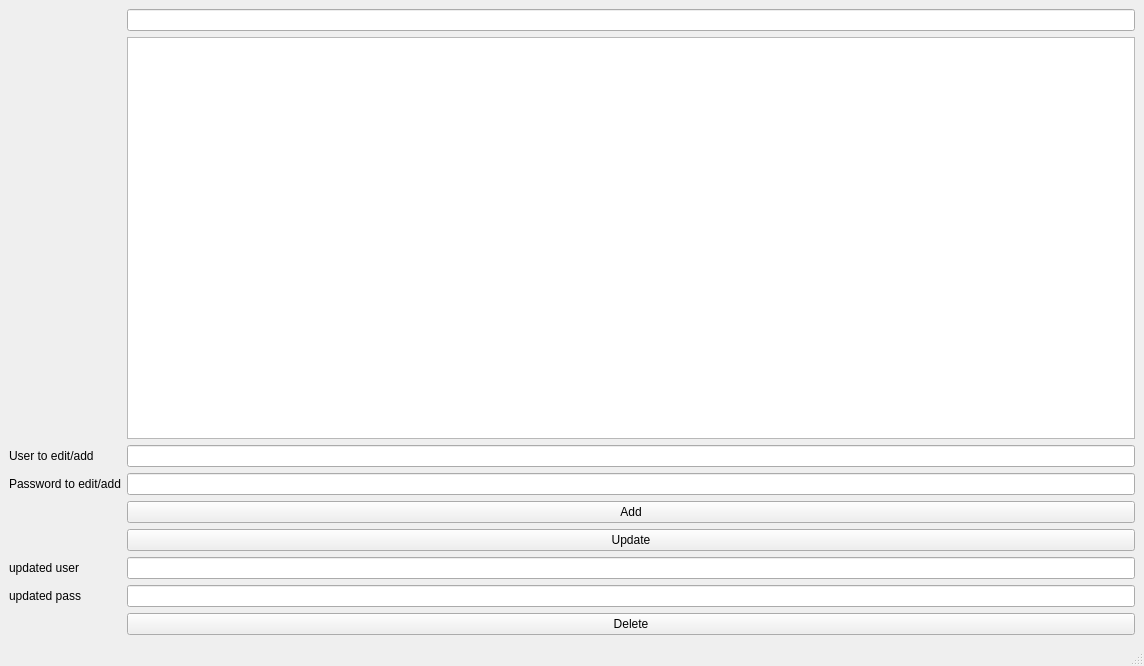
<?xml version="1.0" encoding="UTF-8"?>
<ui version="4.0">
 <class>MainWindow</class>
 <widget class="QMainWindow" name="MainWindow">
  <property name="geometry">
   <rect>
    <x>0</x>
    <y>0</y>
    <width>1144</width>
    <height>666</height>
   </rect>
  </property>
  <property name="windowTitle">
   <string>MainWindow</string>
  </property>
  <widget class="QWidget" name="centralwidget">
   <layout class="QGridLayout" name="gridLayout">
    <item row="5" column="1">
     <widget class="QPushButton" name="updatebtn">
      <property name="text">
       <string>Update</string>
      </property>
     </widget>
    </item>
    <item row="6" column="1">
     <widget class="QLineEdit" name="le_U_Update"/>
    </item>
    <item row="8" column="1">
     <widget class="QPushButton" name="detebtn">
      <property name="text">
       <string>Delete</string>
      </property>
     </widget>
    </item>
    <item row="3" column="0">
     <widget class="QLabel" name="label_2">
      <property name="text">
       <string>Password to edit/add</string>
      </property>
     </widget>
    </item>
    <item row="2" column="1">
     <widget class="QLineEdit" name="le_user"/>
    </item>
    <item row="3" column="1">
     <widget class="QLineEdit" name="le_pass"/>
    </item>
    <item row="7" column="1">
     <widget class="QLineEdit" name="le_P_Update"/>
    </item>
    <item row="1" column="1">
     <widget class="QTableWidget" name="tableWidget"/>
    </item>
    <item row="2" column="0">
     <widget class="QLabel" name="label">
      <property name="text">
       <string>User to edit/add</string>
      </property>
     </widget>
    </item>
    <item row="6" column="0">
     <widget class="QLabel" name="label_3">
      <property name="text">
       <string>updated user</string>
      </property>
     </widget>
    </item>
    <item row="4" column="1">
     <widget class="QPushButton" name="addbtn">
      <property name="text">
       <string>Add</string>
      </property>
     </widget>
    </item>
    <item row="7" column="0">
     <widget class="QLabel" name="label_4">
      <property name="text">
       <string>updated pass</string>
      </property>
     </widget>
    </item>
    <item row="0" column="1">
     <widget class="QLineEdit" name="le_search"/>
    </item>
   </layout>
  </widget>
  <widget class="QMenuBar" name="menubar">
   <property name="geometry">
    <rect>
     <x>0</x>
     <y>0</y>
     <width>1144</width>
     <height>22</height>
    </rect>
   </property>
  </widget>
  <widget class="QStatusBar" name="statusbar"/>
 </widget>
 <resources/>
 <connections/>
</ui>
